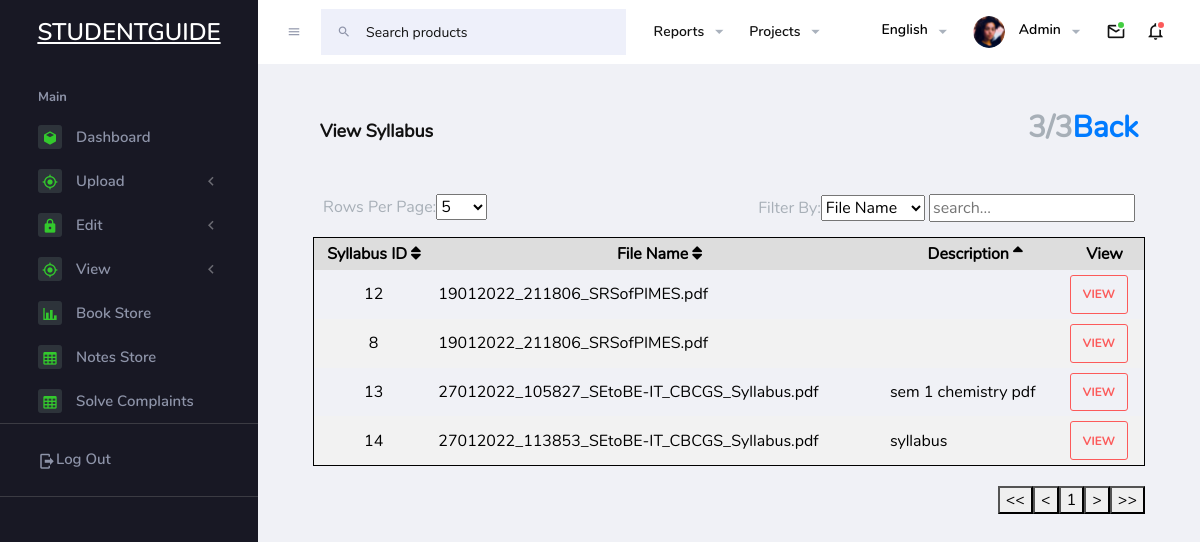
Before: /admin/view_syllabus2.php?Evaluate_ID=1 with the older database file.
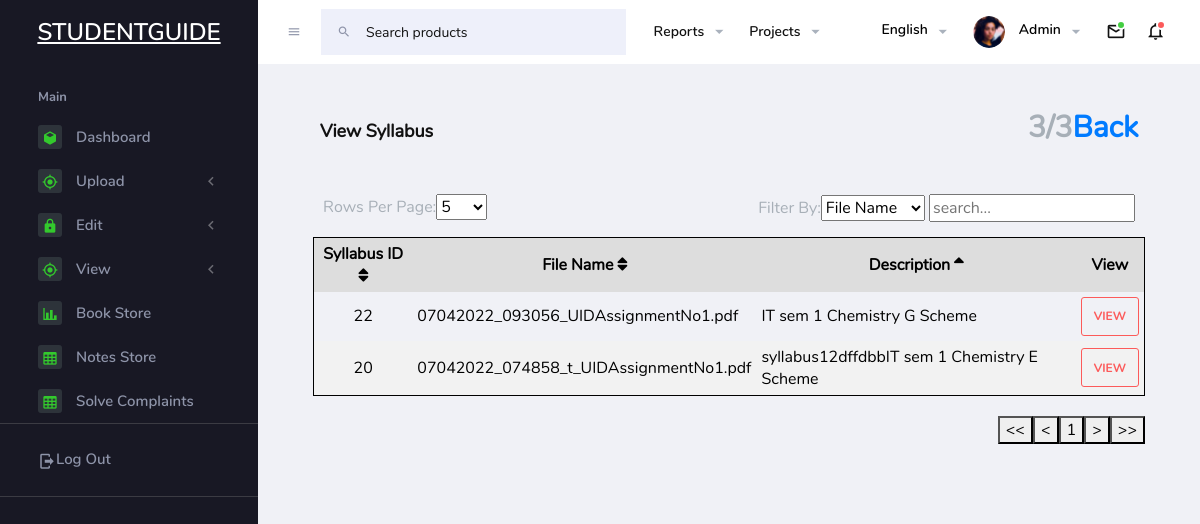
After: the same page with the newer database file.
### tables this page shows
CREATE TABLE `syllabus_copy` (
  `syllabus_id` int(11) NOT NULL,
  `description` varchar(2000) NOT NULL,
  `sfile_name` varchar(2000) NOT NULL,
  `evaluate_ID` int(11) NOT NULL
);

### admin/view_syllabus2.php (the view, shortened to what this page needs)
<!DOCTYPE html>
<?php
include "includes/connect.php";
?>
<html>
<head>
  <link href="https://www.jqueryscript.net/css/jquerysctipttop.css" rel="stylesheet" type="text/css">
  <link rel="stylesheet" href="https://maxcdn.bootstrapcdn.com/font-awesome/4.7.0/css/font-awesome.min.css">
    <link rel="stylesheet" href="assets/vendors/mdi/css/materialdesignicons.min.css">
    <link rel="stylesheet" href="assets/vendors/flag-icon-css/css/flag-icon.min.css">
    <link rel="stylesheet" href="assets/vendors/css/vendor.bundle.base.css">
    <link rel="stylesheet" href="assets/vendors/font-awesome/css/font-awesome.min.css" />
    <link rel="stylesheet" href="assets/vendors/bootstrap-datepicker/bootstrap-datepicker.min.css">
    <link rel="stylesheet" href="assets/css/style.css">
</head>
<body>
 <div class="container-scroller">
      <?php include "topnav.php"; ?>
      <div class="container-fluid page-body-wrapper">
        <?php include "sidenav.php"; ?>
<div class="main-panel">
          <div class="content-wrapper">
            <div class="page-header">
              <h3 class="page-title"> View Syllabus </h3>
              <h1>3/3<a href="selectsemdept.php?Page=viewSyllabus">Back</a></h1></div>
              <section id="contact" class="contact">
  <div class="container fl" data-aos="fade-up">
    <table class="tablemanager">
      <thead>
        <tr>
                        <th>Syllabus ID</th>
                        <th>File Name</th>
                        <th>Description</th>
                         <th>View</th>
                      </tr>
      </thead>
    <tbody>
                      <?php
                      $Evaluate_ID = $_GET['Evaluate_ID'];
                      $query = "SELECT * FROM syllabus_copy WHERE Evaluate_ID= '$Evaluate_ID'";
                      $query_Book = mysqli_query($conn, $query);
                      if ($query_Book) {
                      while ($object = $query_Book->fetch_object())
                      {
                      ?>
                      <tr>
                        <td><center><?php echo $object->syllabus_id?></center></td>
                        <td><?php echo $object->  sfile_name?></td>
                        <td><?php echo $object->description?></td>
                       <td>
                       <form class="form" action="" method="POST"  >
                          <button name="view" type="view" value=<?php echo $object->syllabus_id;?> class="btn btn-outline-danger">VIEW</button>
                          </form>
                       </td>
                      </tr>
                      <?php } } ?>
                    </tbody>
  </table>
</div>
</body>
</html>

Changed rows visible on the page:
removed syllabus_copy: syllabus_id "8", sfile_name "19012022_211806_SRSofPIMES.pdf"
removed syllabus_copy: syllabus_id "12", sfile_name "19012022_211806_SRSofPIMES.pdf"
removed syllabus_copy: syllabus_id "13", sfile_name "27012022_105827_SEtoBE-IT_CBCGS_Syllabus.pdf", description "sem 1 chemistry pdf"
removed syllabus_copy: syllabus_id "14", sfile_name "27012022_113853_SEtoBE-IT_CBCGS_Syllabus.pdf", description "syllabus"
added syllabus_copy: syllabus_id "20", sfile_name "07042022_074858_t_UIDAssignmentNo1.pdf", description "syllabus12dffdbbIT sem 1 Chemistry E Scheme"
added syllabus_copy: syllabus_id "22", sfile_name "07042022_093056_UIDAssignmentNo1.pdf", description "IT sem 1 Chemistry G Scheme"
